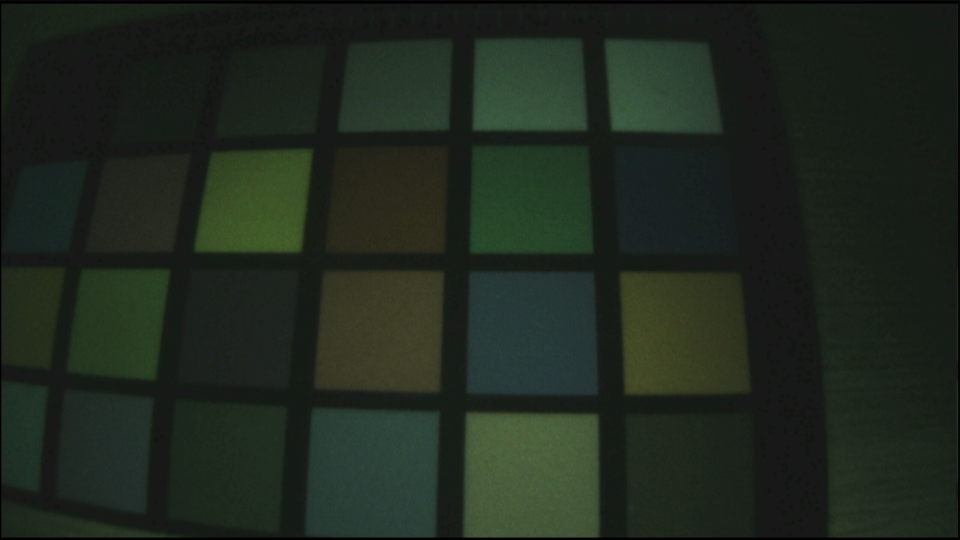
#> input picture flows/full_sim/bmp_in/1.png, 1920 x 1080 px, found by its file name (shown at 1/2 size); its folder holds only this picture in this run
$ python resize_to_720p.py
#> lines starting #> are read from the running program, lines starting #| are printed output that depends on the picture
#!/usr/bin/env python3
# -*- coding: utf-8 -*-
"""
图像缩放到720p脚本
将任意尺寸的图像缩放到1280x720分辨率的24位BMP格式
"""

from PIL import Image
import os
import sys

def resize_to_720p(input_path, output_path=None, target_size=(1280, 720)):
    """
    将图像缩放到指定分辨率并保存为BMP

    参数:
        input_path: 输入图像文件路径
        output_path: BMP输出文件路径（可选，默认覆盖原文件）
        target_size: 目标分辨率 (宽, 高)

    返回:
        True: 转换成功
        False: 转换失败
    """
    try:
        # 打开图像
        img = Image.open(input_path)
        print(f"打开图像: {input_path}")
        print(f"  原始尺寸: {img.size}")
        print(f"  原始模式: {img.mode}")

        # 如果未指定输出路径，则覆盖原文件（改为.bmp扩展名）
        if output_path is None:
            base_name = os.path.splitext(input_path)[0]
            output_path = base_name + '_720p.bmp'

        # 缩放图像（使用高质量的Lanczos重采样）
        if img.size != target_size:
            print(f"  缩放: {img.size} -> {target_size}")
            img = img.resize(target_size, Image.Resampling.LANCZOS)
        else:
            print(f"  尺寸已是目标尺寸，无需缩放")

        # 转换为RGB模式（如果需要）
        if img.mode == 'L':
            print(f"  转换模式: {img.mode} -> RGB (灰度)")
            img = img.convert('RGB')
        elif img.mode == 'RGBA':
            print(f"  转换模式: {img.mode} -> RGB (去除Alpha通道)")
            background = Image.new('RGB', img.size, (255, 255, 255))
            background.paste(img, mask=img.split()[3])
            img = background
        elif img.mode != 'RGB':
            print(f"  转换模式: {img.mode} -> RGB")
            img = img.convert('RGB')

        # 保存为24位BMP
        img.save(output_path, 'BMP')
        print(f"成功保存BMP: {output_path}")

        # 验证保存的BMP文件
        bmp_img = Image.open(output_path)
        print(f"  验证BMP尺寸: {bmp_img.size}")
        print(f"  验证BMP模式: {bmp_img.mode}")

        return True

    except Exception as e:
        print(f"转换失败 ({input_path}): {e}")
        return False

def batch_resize(input_dir, output_dir=None, target_size=(1280, 720), extensions=None):
    """
    批量缩放目录下的所有图像文件

    参数:
        input_dir: 输入图像目录
        output_dir: BMP输出目录（可选，默认与输入同目录）
        target_size: 目标分辨率 (宽, 高)
        extensions: 要处理的文件扩展名列表（可选）
    """
    if output_dir is None:
        output_dir = input_dir

    # 创建输出目录
    if not os.path.exists(output_dir):
        os.makedirs(output_dir)
        print(f"创建输出目录: {output_dir}")

    # 默认支持的图像格式
    if extensions is None:
        extensions = ['.png', '.jpg', '.jpeg', '.bmp', '.gif', '.tif', '.tiff']

    # 查找所有支持的图像文件
    image_files = []
    for ext in extensions:
        image_files.extend([f for f in os.listdir(input_dir)
                          if f.lower().endswith(ext.lower()) and '_720p' not in f.lower()])

    if not image_files:
        print(f"在 {input_dir} 目录下没有找到支持的图像文件")
        print(f"支持的格式: {', '.join(extensions)}")
        return 0

    print(f"\n找到 {len(image_files)} 个图像文件:")
    for img_file in image_files:
        print(f"  - {img_file}")

    print(f"\n开始缩放到 {target_size[0]}x{target_size[1]}...\n")

    success_count = 0
    for i, img_file in enumerate(image_files, 1):
        input_path = os.path.join(input_dir, img_file)
        bmp_file = os.path.splitext(img_file)[0] + '_720p.bmp'
        output_path = os.path.join(output_dir, bmp_file)

        print(f"[{i}/{len(image_files)}]", end=" ")
        if resize_to_720p(input_path, output_path, target_size):
            success_count += 1
        print()

    print(f"\n转换完成: {success_count}/{len(image_files)} 成功")
    return success_count

def main():
    """主函数：处理命令行参数"""

    # 如果提供了命令行参数
    if len(sys.argv) > 1:
        input_arg = sys.argv[1]

        # 判断是文件还是目录
        if os.path.isfile(input_arg):
            # 单文件转换
            print("="*60)
            print("单文件缩放模式 -> 1280x720")
            print("="*60)
            output_path = sys.argv[2] if len(sys.argv) > 2 else None
            resize_to_720p(input_arg, output_path)
        elif os.path.isdir(input_arg):
            # 批量转换
            print("="*60)
            print("批量缩放模式 -> 1280x720")
            print("="*60)
            output_dir = sys.argv[2] if len(sys.argv) > 2 else input_arg
            batch_resize(input_arg, output_dir)
        else:
            print(f"错误: {input_arg} 不是有效的文件或目录")
    else:
        # 默认模式：处理脚本所在目录的bmp_in文件夹
        script_dir = os.path.dirname(os.path.abspath(__file__))
        input_dir = os.path.join(script_dir, 'bmp_in')

        print("="*60)
        print("图像缩放到720p工具 - 自动批量转换模式")
        print("="*60)
        print(f"输入目录: {input_dir}")
        print(f"输出目录: {input_dir}")
        print(f"目标分辨率: 1280x720")
        print("支持格式: PNG, JPG, JPEG, BMP, GIF, TIF, TIFF")
        print("="*60)
        print()

        if os.path.exists(input_dir):
            success = batch_resize(input_dir, input_dir)
#> in resize_to_720p, img is the input picture: PIL image 1920x1080 RGB; mean R, G, B 31.7, 40.6, 30.7
#|   原始尺寸: (1920, 1080)
#|   原始模式: RGB
#|   缩放: (1920, 1080) -> (1280, 720)
#> in resize_to_720p, `img = img.resize(target_size, Image.Resampling.LANCZOS)`:
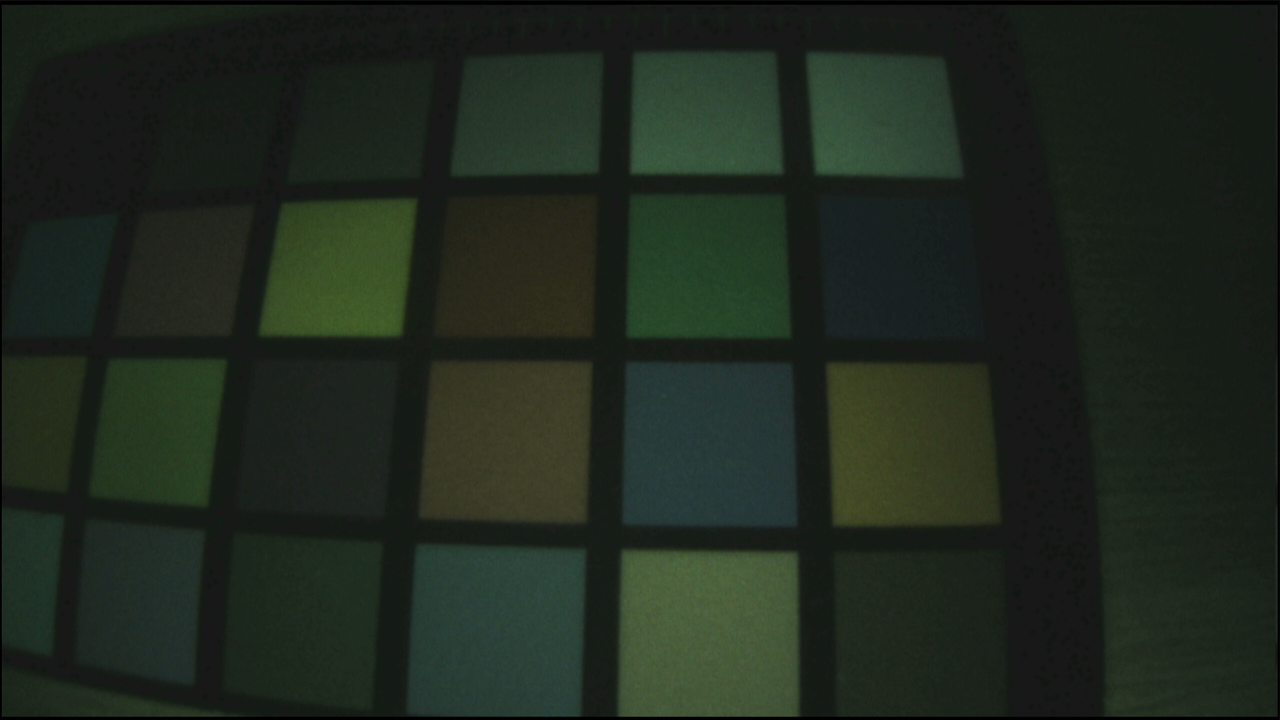
#> img: PIL image 1280x720 RGB; mean R, G, B 31.7, 40.6, 30.7
#|   验证BMP尺寸: (1280, 720)
#|   验证BMP模式: RGB
            if success > 0:
                print(f"\n✓ 成功处理 {success} 个文件")
                print("输出文件名格式: 原文件名_720p.bmp")
        else:
            print(f"错误: 目录 {input_dir} 不存在")
            print("\n使用方法:")
            print("  1. 无参数: python resize_to_720p.py")
            print("     - 缩放 ./bmp_in/ 目录下的所有图像到1280x720")
            print("  2. 单文件: python resize_to_720p.py input.png [output.bmp]")
            print("  3. 批量: python resize_to_720p.py input_dir/ [output_dir/]")

    print("\n处理完成！")

if __name__ == '__main__':
    main()
